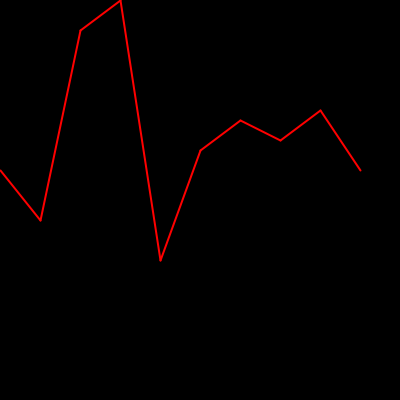
Frame 1 (no input)
Frame 60 (the mouse pressed at the canvas centre just before this capture): identical to frame 1, image omitted
Frame 120 (the mouse held since frame 60 and released just before this capture): identical to frame 1, image omitted

The Processing sketch that drew this single still picture (run headless with seeded random() and noise(); from frame 60 on, the mouse is pressed at the canvas centre):

// Processing sketch: processing_164767
// ── processing_164767.pde

float[] graphNums = {17, 22, 3, 0, 26, 15, 12, 14, 11, 17
};
void setup() {
  size(400, 400);
}
void draw() {
  background(0);
  for (int i = 0; i < graphNums.length-1; i++) {
    float x1 = i*40;
    float y1 = (graphNums[i]*10);
 
    float x2 = (i+1)*40;
    float y2 = (graphNums[i+1]*10);
    stroke(255,0,0);
    strokeWeight(2);
    line(x1, y1, x2, y2);
  }
  
}
